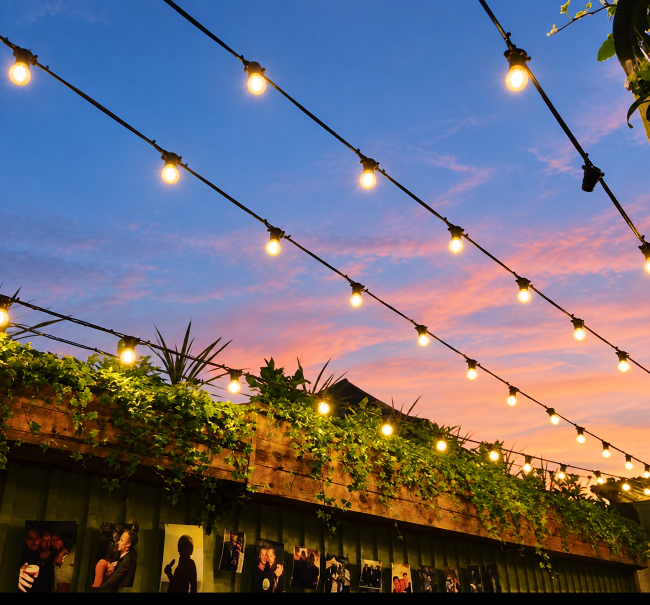
#> input picture images/enhanced/KHOutSideNight-enhanced.png, 1300 x 1210 px (shown at 1/2 size)
$ python prepare-night-banner.py
#> lines starting #> are read from the running program, lines starting #| are printed output that depends on the picture
"""Export responsive WebP versions of the reviewed evening courtyard edit."""
from pathlib import Path
from PIL import Image

ROOT = Path(__file__).resolve().parents[1]
SOURCE = ROOT / 'images' / 'enhanced' / 'KHOutSideNight-enhanced.png'
OUT = ROOT / 'images' / 'web'
OUT.mkdir(exist_ok=True)

with Image.open(SOURCE) as opened:
#> opened is the input picture: PIL image 1300x1210 RGB; mean R, G, B 108.7, 105.3, 117.5
    image = opened.convert('RGB')
    for width in sorted({min(640, image.width), min(1200, image.width), image.width}):
        height = round(image.height * width / image.width)
        export = image.resize((width, height), Image.Resampling.LANCZOS)
        destination = OUT / f'night-garden-{width}.webp'
        export.save(destination, 'WEBP', quality=90, method=6)
        print(destination.relative_to(ROOT).as_posix(), width, height, destination.stat().st_size)
#> this loop made 3 passes
#> pass 1, `export = image.resize((width, height), Image.Resampling.LANCZOS)`:
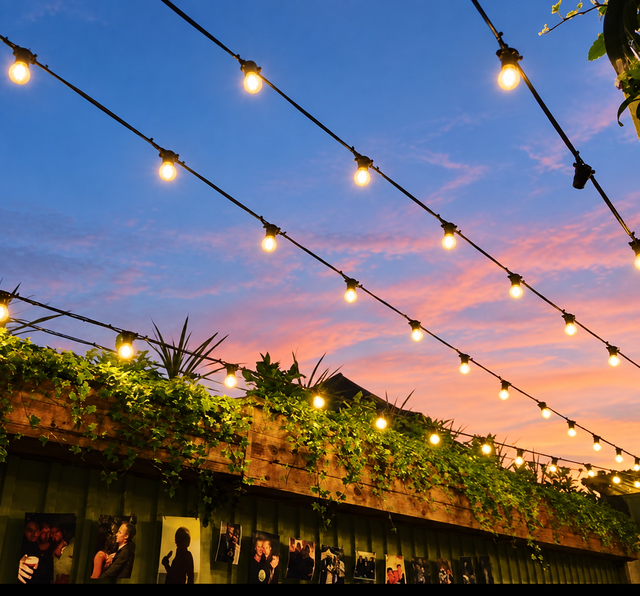
#> export: PIL image 640x596 RGB; mean R, G, B 108.7, 105.3, 117.5
#> pass 2, `export = image.resize((width, height), Image.Resampling.LANCZOS)`:
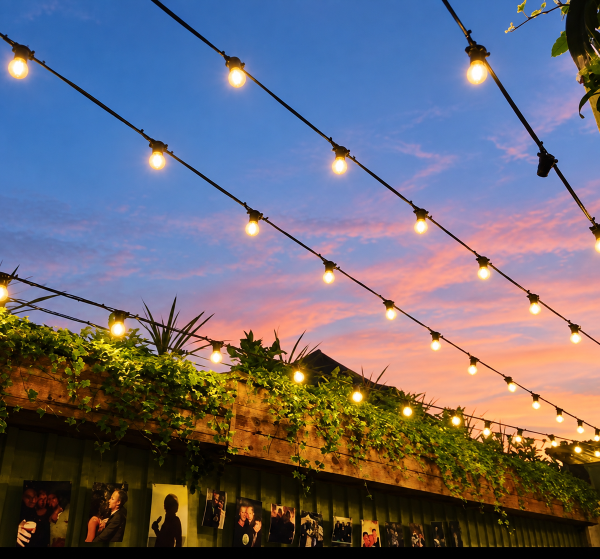
#> export: PIL image 1200x1117 RGB (shown at 1/2 size); mean R, G, B 108.7, 105.3, 117.5
